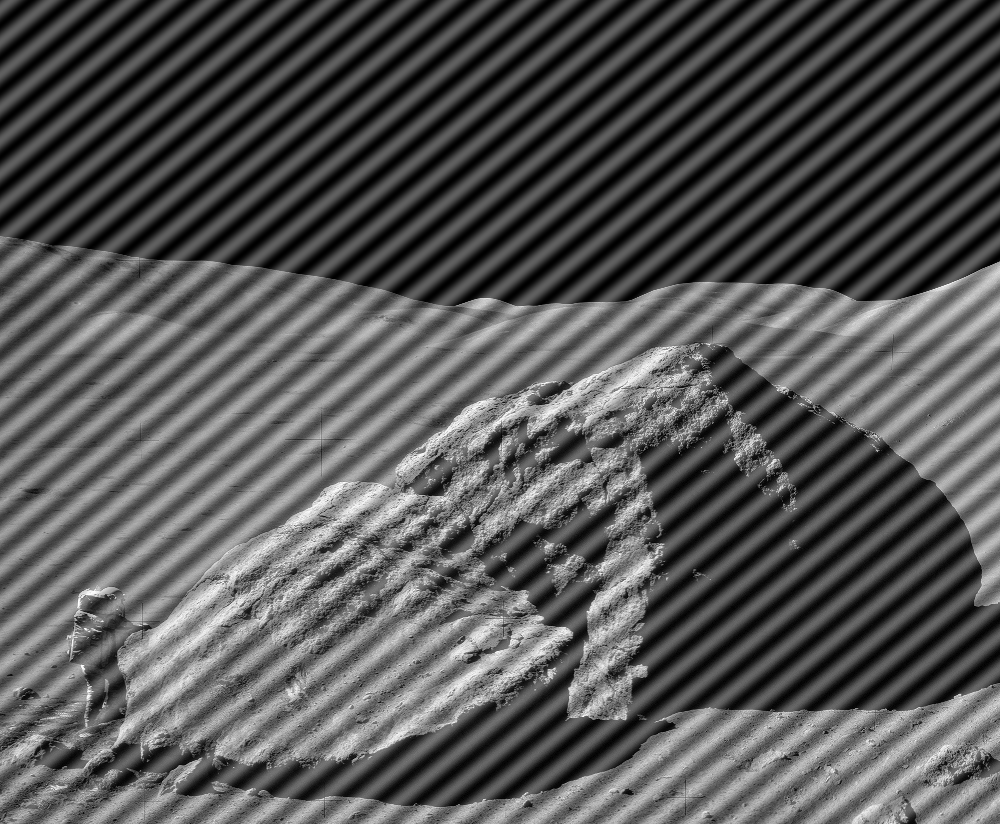
%> input picture computing2/astronaut-interference.tif, 1000 x 824 px
$ octave array_max.m   (GNU Octave 9; MATLAB toolbox functions it lacks are replaced by stand-ins)
%> lines starting %> are read from the running program, lines starting %| are printed output that depends on the picture; in (x1, y1, x2, y2) boxes, pixels count from 0 and x2, y2 are one past the last pixel; in counts of white or black regions, pixels touching at a corner belong together; the program's own positions count from 1
% Assuming you have already computed the FFT of the image in fftImage
% Read the image
image = imread('astronaut-interference.tif'); % Replace 'your_image.jpg' with the path to your image
%> image is the input picture: size 824x1000 uint8; min 0, max 255, mean 86.7

% Perform the Fourier Transform
fft_image = fft2(image);

% Shift the zero frequency components to the center
fft_image = fftshift(fft_image);

% Step 1: Compute magnitude of FFT
magnitudeFFT = log(abs(fft_image));
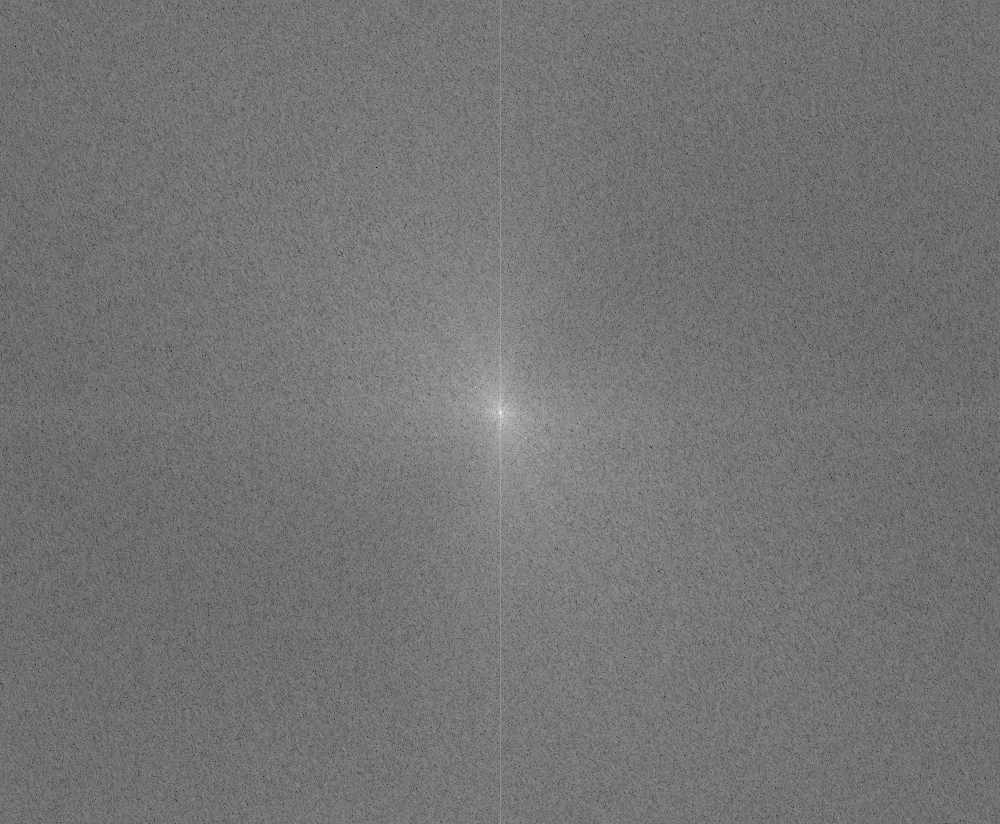
%> magnitudeFFT: size 824x1000 double; min 1.23, max 18.08, mean 8.94; drawn with min black and max white

% Step 2: Apply a threshold
threshold = 0.8 * max(magnitudeFFT(:)); % Adjust the threshold value
%> threshold = 14.47
peaks = magnitudeFFT > threshold;
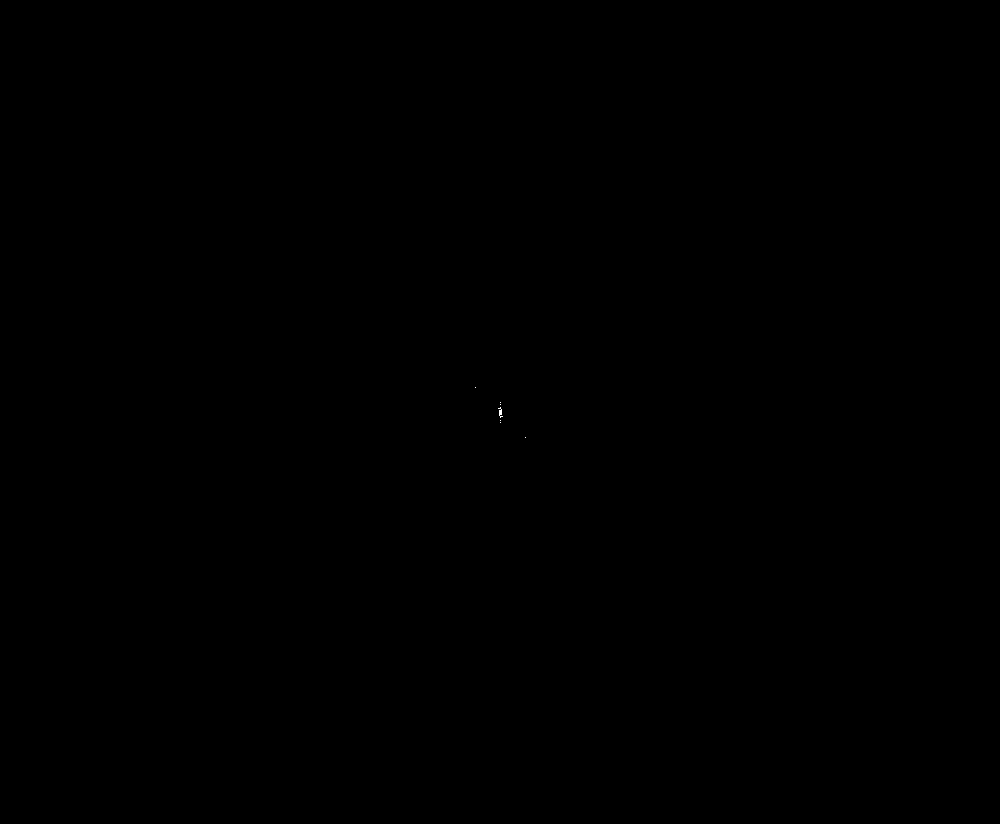
%> peaks: size 824x1000 logical; 0% white in thin lines or dots, all inside (x1, y1, x2, y2) = (475, 387, 526, 438)

% Step 3: Find the coordinates of bright locations
[row, col] = find(peaks);
%> row = 31 values from 388 to 438; col = 31 values from 476 to 526

% Display the coordinates of the brightness peaks
fprintf('Locations of Brightness Peaks:\n');
for i = 1:length(row)
    fprintf('Row: %d, Column: %d\n', row(i), col(i));
end
%> this loop made 31 passes
%| Row: 388, Column: 476
%| Row: 409, Column: 499
%| Row: 409, Column: 500
%| Row: 411, Column: 500
%| Row: 412, Column: 500
%| Row: 413, Column: 500
%| Row: 414, Column: 500
%| Row: 415, Column: 500
%> (further printed lines are left out)

$ run again, with computing2/Rover_first_movement.jpg saved as computing2/astronaut-interference.tif
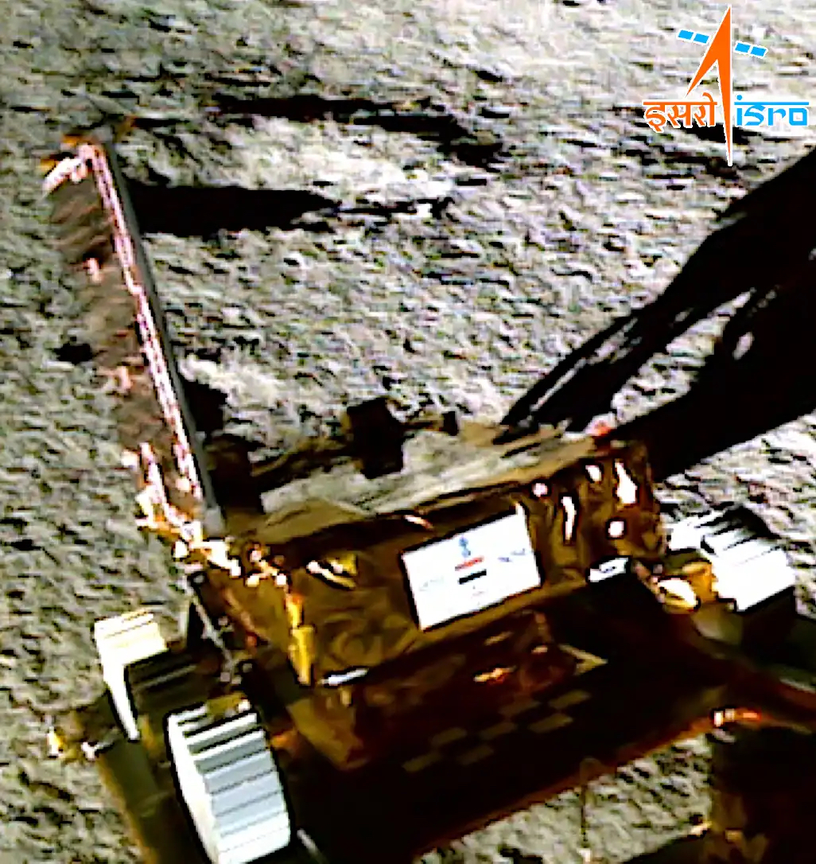
%> input picture computing2/Rover_first_movement.jpg, 816 x 864 px, shrunk from 1026 x 1086 before the run
%> image is the input picture: size 864x816x3 uint8; mean R, G, B 113.7, 104.8, 89.7
%> `magnitudeFFT = log(abs(fft_image));`:
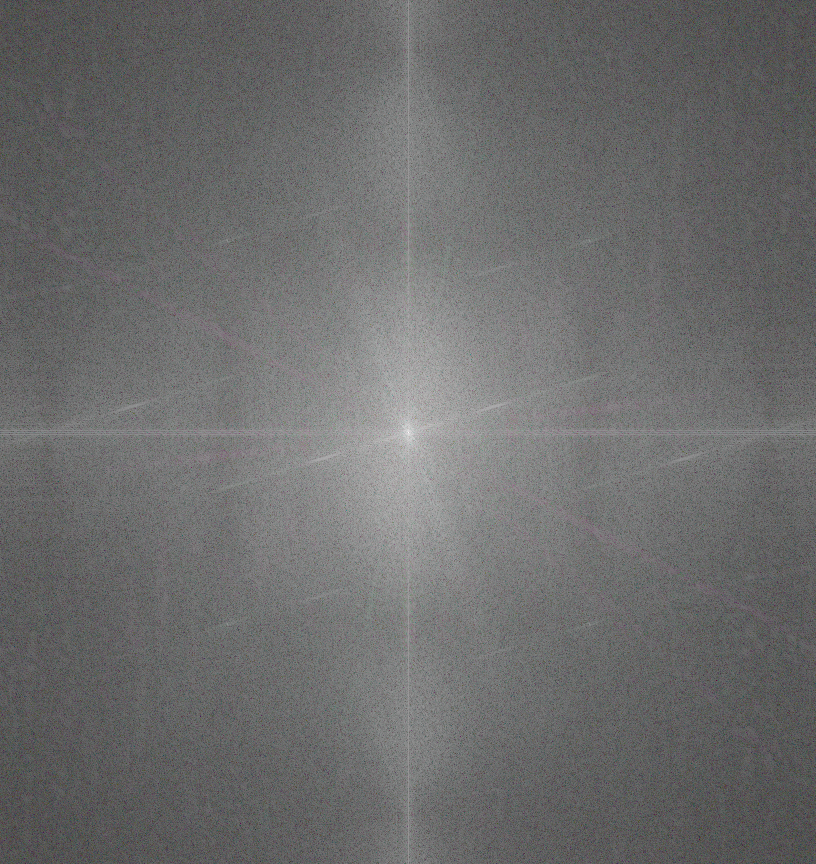
%> magnitudeFFT: size 864x816x3 double; mean R, G, B 8.24, 8.25, 8.25; drawn with min black and max white
%> threshold = 14.56
%> row = 313 values from 422 to 444; col = 313 values from 403 to 2047
%> the loop `for i = 1:length(row)` made 313 passes
%| Row: 427, Column: 403
%| Row: 434, Column: 403
%| Row: 427, Column: 404
%| Row: 428, Column: 404
%| Row: 431, Column: 404
%> (further printed lines are left out)
